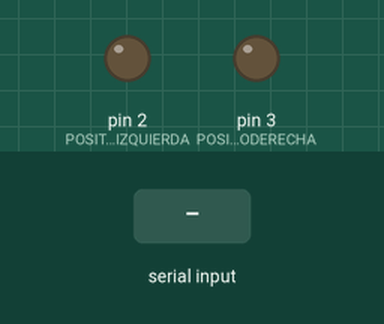
This sketch was run on a simulated Arduino Uno, built with avr-gcc and run on an emulated ATmega328P. On the bench: output pins drawn as LEDs (lit = HIGH). The test bench sets the inputs (shaded band).

Above: at 1.2 s.
1.3 s: "W" received over the second serial link
At 2.5 s:
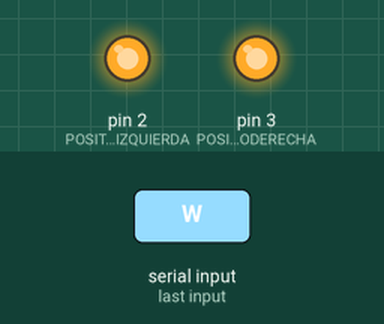
2.8 s: "D" received over the second serial link
At 3.8 s:
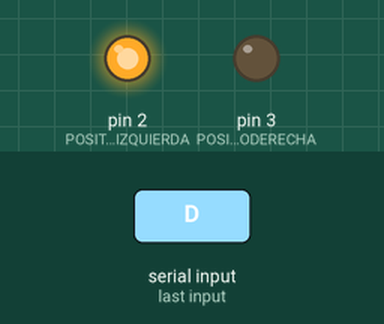
4.3 s: "A" received over the second serial link
At 4.9 s:
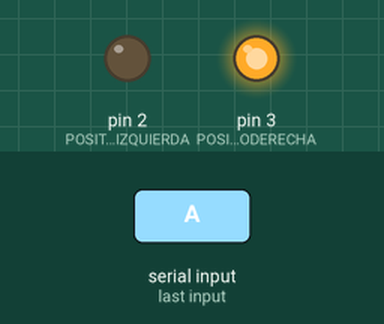
5.8 s: "1" received over the second serial link
At 7.1 s:
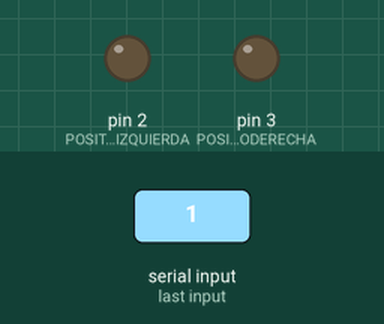
Timing chart, 0 to 8.3 s (numbered marks = the images above; inputs shaded):
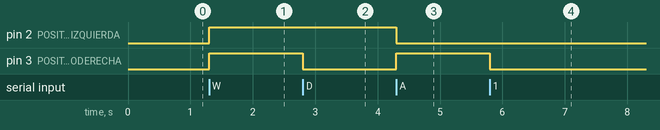

Measured:
- after the input at 1.3 s, pin 2 (POSITIVOIZQUIERDA), pin 3 (POSITIVODERECHA): LOW → HIGH at once
- after the input at 2.8 s, pin 3 (POSITIVODERECHA): HIGH → LOW at once
- after the input at 4.3 s, pin 2 (POSITIVOIZQUIERDA): HIGH → LOW at once; pin 3 (POSITIVODERECHA): LOW → HIGH at once
- after the input at 5.8 s, pin 3 (POSITIVODERECHA): HIGH → LOW at once

The sketch:

control_carro_prueba.ino
```cpp
#include <SoftwareSerial.h>

SoftwareSerial miBT(0, 1);
char DATO = 0;
int POSITIVOIZQUIERDA = 2;
int POSITIVODERECHA = 3;

void setup() {
  miBT.begin(38400);
  pinMode(POSITIVODERECHA, OUTPUT);
  pinMode(POSITIVOIZQUIERDA, OUTPUT);
}

void loop() {
  DATO = miBT.read();

  if (DATO == '1') {
    parar();
  }

  if (DATO == 'W') {
    adelante();
  }

  if (DATO == 'D') {
    derecha();
  }

  if (DATO == 'A') {
    izquierda();
  }
}

void parar() {
  digitalWrite(POSITIVODERECHA, LOW);
  digitalWrite(POSITIVOIZQUIERDA, LOW);
  miBT.println("Auto Inmovil");
}

void adelante() {
  digitalWrite(POSITIVODERECHA, HIGH);
  digitalWrite(POSITIVOIZQUIERDA, HIGH);
  miBT.println("Moviendo hacia adelante");
}

void derecha() {
  digitalWrite(POSITIVODERECHA, LOW);
  digitalWrite(POSITIVOIZQUIERDA, HIGH);
  miBT.println("Moviendo hacia la derecha");
}

void izquierda() {
  digitalWrite(POSITIVODERECHA, HIGH);
  digitalWrite(POSITIVOIZQUIERDA, LOW);
  miBT.println("Moviendo hacia la izquierda");
}
```
